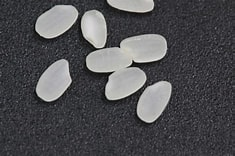
#> input picture Resources/rice.jpeg, 235 x 156 px, found by its file name
$ python region-growing.py
#> lines starting #> are read from the running program, lines starting #| are printed output that depends on the picture; after the words box and inside, x2 and y2 are one past the last pixel; in counts of white or black regions, pixels touching at a corner belong together
import cv2
import numpy as np

# ---------------------- 1) 初始种子选择 ----------------------
def originalSeed(gray, th):
    """
    根据灰度阈值从图像中提取多个种子点。
    核心目的：给每颗米粒找 1 个中心点（区域生长的起点）

    参数:
        gray: 输入灰度图, shape=(H, W), dtype=uint8。
        th: 阈值, 大于该值的像素先进入候选区域。

    返回:
        seeds: list[(x, y)]
               每个元素是一个种子坐标(行, 列), 将用于后续区域生长。

    实现思路:
        1. 对 gray 做二值化, 获得候选前景区域。
        2. 在候选区域中逐个提取连通块。
        3. 每个连通块收缩到单像素, 作为该连通块的一个代表种子。
    """
    ret, thresh = cv2.threshold(gray, th, 255, cv2.THRESH_BINARY)
    # thresh: 候选种子区域二值图。灰度高于阈值的位置会变亮(非零)。
    kernel = cv2.getStructuringElement(cv2.MORPH_ELLIPSE, (3, 3))
    # 3x3 椭圆结构元, 用于形态学膨胀/腐蚀。
    thresh_copy = thresh.copy()
    # thresh_copy 用于“已处理区域”的擦除, 避免重复提取同一连通块。
    thresh_B = np.zeros(gray.shape, np.uint8)
    # thresh_B 是连通块提取过程中的临时画布。
    seeds = []  # 保存最终种子坐标

    # 循环直到 thresh_copy 全部为 0: 说明所有候选连通块都处理过了。
    while thresh_copy.any():
        #.any() 判断 thresh_copy 中是否还有非零元素, 即是否还有未处理的候选区域。
        Xa_copy, Ya_copy = np.where(thresh_copy > 0)
        # 取当前未处理区域中的第一个前景点, 作为本轮连通块生长起点。
        thresh_B[Xa_copy[0], Ya_copy[0]] = 255

        # 连通块提取: 反复膨胀 thresh_B, 再与总候选区域 thresh 取交集,
        # 得到“与起点连通”的整块区域。
        for i in range(200):
            dilation_B = cv2.dilate(thresh_B, kernel, iterations=1)
            #.dilate() 对 thresh_B 进行膨胀, 扩大前景区域.
            #thresh_B: 当前连通块的二值图; kernel: 结构元; iterations=1: 每次膨胀一次。
            thresh_B = cv2.bitwise_and(thresh, dilation_B)
            #.bitwise_and() 取 thresh 和 dilation_B 的交集, 保持在候选区域内。


        # 当前连通块像素坐标。将其从 thresh_copy 中清零, 标记为已处理。
        Xb, Yb = np.where(thresh_B > 0)
        thresh_copy[Xb, Yb] = 0

        # 将当前连通块不断腐蚀, 直到只剩一个像素。
        # 这个像素可视为该连通块的代表种子点。
        while str(thresh_B.tolist()).count("255") > 1:
            #.tolist() 将 thresh_B 转换为 Python 列表, 方便字符串操作。[[0],[255],[0]] 形式的列表中, "255" 出现的次数即为当前连通块的像素数量。
            #count("255") 统计 thresh_B 中值为 255 的像素数量, 即当前连通块的像素数。
            thresh_B = cv2.erode(thresh_B, kernel, iterations=1)  # 腐蚀操作

        X_seed, Y_seed = np.where(thresh_B > 0)  # 取种子坐标

        if X_seed.size > 0 and Y_seed.size > 0:
            seeds.append((X_seed[0], Y_seed[0]))  # 将种子坐标写入seeds

        # 清空临时画布, 准备处理下一块连通区域。
        thresh_B[Xb, Yb] = 0
    return seeds

# ---------------------- 2) 区域生长 ----------------------
def regionGrow(gray, seeds, thresh, p):
    """
    基于种子点执行区域生长分割。

    参数:

        gray: 输入灰度图, shape=(H, W)。
        seeds: 初始种子列表 list[(x, y)]。
        thresh: 生长阈值, 控制“灰度相似性”。
                阈值越小, 生长越严格; 阈值越大, 区域越容易扩张。
        p: 邻域类型, 4 或 8。

    返回:
        seedMark: 生长结果二值图, 前景为 255, 背景为 0。

    实现思路:
        从种子队列中反复取点, 检查邻域像素。
        如果邻域像素与当前点灰度差小于 thresh 且未访问,
        则将其标为前景并继续入队, 直到队列为空。
    """
    seedMark = np.zeros(gray.shape)
    if p == 8:  # 八邻域
        connection = [(-1, -1), (-1, 0), (-1, 1),
                      (0, 1),(1, 1),(1, 0),
                      (1, -1), (0, -1)  ]
        #connection 列表定义了八邻域的相对坐标: 左上、正上、右上、正右、右下、正下、左下、正左。
    elif p == 4:  # 四邻域
        connection = [(-1, 0), (0, 1), (1, 0), (0, -1)]

    # 队列为空时停止: 说明没有新像素满足生长条件。
    while len(seeds) != 0:
        # 取出队首种子点(广度优先风格)。
        pt = seeds.pop(0)
        #pop(0) 从 seeds 列表中取出第一个元素,并删除 作为当前生长点 pt。
        for i in range(p):
            #range(p) 循环访问当前点的 p 个邻域位置。
            tmpX = pt[0] + connection[i][0]
            tmpY = pt[1] + connection[i][1]

            # 越界像素直接跳过。
            if tmpX < 0 or tmpY < 0 or tmpX >= gray.shape[0] or tmpY >= gray.shape[1]:
                continue

            # 生长准则:
            # 1) 与当前点灰度差小于阈值;
            # 2) 该点尚未被标记。
            if abs(int(gray[tmpX, tmpY]) - int(gray[pt])) < thresh and seedMark[tmpX, tmpY] == 0:
                #gray[pt]：读取点的灰度值；abs() = 取绝对值；seedMark[tmpX, tmpY] == 0：确保该点未被访问过。
                seedMark[tmpX, tmpY] = 255
                seeds.append((tmpX, tmpY))

    return seedMark


if __name__ == '__main__':
    img = cv2.imread("resources/rice.jpeg")
#> img is the input picture: shape (156, 235, 3); mean B, G, R 81.1, 77.9, 78.2
    gray = cv2.cvtColor(img, cv2.COLOR_BGR2GRAY)
    cv2.imshow("Original image", gray)

    # 第一步: 提取初始种子点
    seeds = originalSeed(gray, th=180)
#> in originalSeed, `ret, thresh = cv2.threshold(gray, th, 255, cv2.THRESH_BINARY)`:
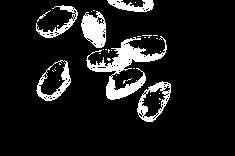
#> thresh: shape (156, 235); 10.4% white; 36 white regions (29 under 20 px), largest, box (x1, y1, x2, y2) and area: (86, 36, 167, 100) 1503, (81, 11, 106, 48) 627, (137, 81, 171, 122) 478
#> in originalSeed, `ret, thresh = cv2.threshold(gray, th, 255, cv2.THRESH_BINARY)`: ret = 180
#> the loop in originalSeed, `while thresh_copy.any():` made 85 passes
#> (Xb, Yb) on passes 5, 7, 8, 11, 12, 13, 14: ([8, 8], [52, 53]), ([10, 10], [93, 94]), ([11, 11], [48, 49]), ([12, 12, 13, 13], [46, 47, 45, 46]), ([12, 12, 12], [86, 87, 88]), ([13, 14], [85, 85]), ([14, 14, 15, 15], [43, 44, 44, 45])
#> (Xb, Yb, X_seed, Y_seed) on passes 2, 4, 6, 9, 29, 30: ([2], [135], [2], [135]), ([7], [54], [7], [54]), ([10], [50], [10], [50]), ([11], [91], [11], [91]), ([38], [160], [38], [160]), ([39], [87], [39], [87])
#> after the loop in originalSeed, `while thresh_copy.any():`: thresh_B: shape (156, 235); every value is 0
#> after the loop in originalSeed, `while thresh_copy.any():`: seeds = 38 pairs, first value 2 to 103, second value 47 to 161
    # 第二步: 从种子出发做区域生长
    seedMark = regionGrow(gray, seeds, thresh=8, p=8)
#> the loop in regionGrow, `while len(seeds) != 0:` made 6462 passes
#> pt on passes 1 to 3: (2, 135), (7, 54), (10, 50)
#> after the loop in regionGrow, `while len(seeds) != 0:`:
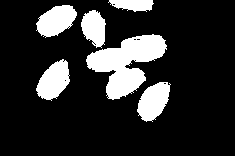
#> seedMark: shape (156, 235) float64; 17.5% white; 6 white regions, box (x1, y1, x2, y2) and area: (86, 34, 167, 100) 2679, (36, 59, 70, 101) 904, (36, 5, 77, 38) 891, (137, 82, 171, 122) 886, (81, 10, 106, 48) 662, (108, 0, 154, 12) 402
#> after the loop in regionGrow, `while len(seeds) != 0:`: seeds = []

    cv2.imshow("seedMark", seedMark)
    cv2.waitKey(0)
    cv2.destroyAllWindows()
